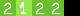

A 2D game scene composited from a Tiled map and its tileset images. What follows is a short description and the map's XML, with every tile layer's data as written:
An orthogonal 5x1 tile map with 16x16 px tiles, 2 tile layers (Ground, Details).

<map version="1.8" tiledversion="1.8.2" orientation="orthogonal" renderorder="right-down" width="5" height="1" tilewidth="16" tileheight="16" infinite="0" nextlayerid="3" nextobjectid="1">
 <tileset firstgid="1" source="../spr_test_tileset.tsx" />
 <layer id="1" name="Ground" width="5" height="1">
  <data encoding="csv">
1,2,0,2,1
</data>
 </layer>
 <layer id="2" name="Details" width="5" height="1">
  <data encoding="csv">
3,0,3,3,0
</data>
 </layer>
</map>
